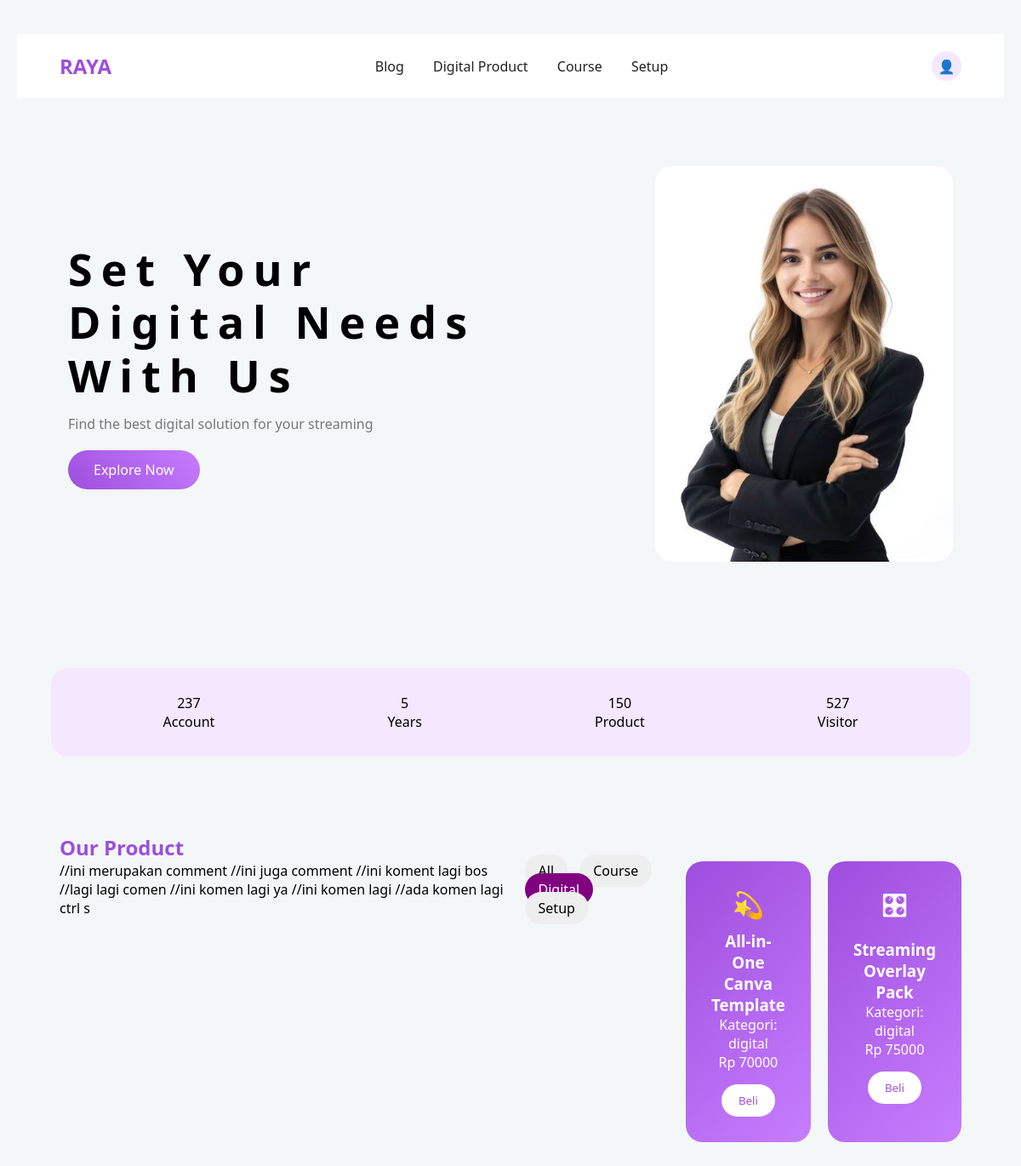
The app's page /dashboard_customer.php?category=digital with its own data.
### tables this page shows
CREATE TABLE `products` (
  `id` int(11) NOT NULL,
  `name` varchar(100) DEFAULT NULL,
  `description` text DEFAULT NULL,
  `price` int(11) DEFAULT NULL,
  `category` enum('digital','course','setup') DEFAULT NULL,
  `icon` varchar(10) NOT NULL,
  `created_at` timestamp NOT NULL DEFAULT current_timestamp()
);

### dashboard_customer.php (the view, shortened to what this page needs)
<!DOCTYPE html>
<html>
<head>
    <link rel="stylesheet" href="style.css?v=10">
</head>
<body>
<div class="navbar">
    <h2>RAYA</h2>
    <div class="menu">
        <a href="#">Blog</a>
        <a href="#">Digital Product</a>
        <a href="#">Course</a>
        <a href="#">Setup</a>
    </div>
    <div class="profile">👤</div>
</div>
<div class="hero">
    <div class="hero-text">
        <h1>Set Your Digital Needs With Us</h1>
        <p>Find the best digital solution for your streaming</p>
        <a href="#" class="hero-btn">Explore Now</a>
    </div>
    <div class="hero-img">
        <img src="assets/hero.png">
    </div>
</div>
<div class="stats">
    <div>237<br>Account</div>
    <div>5<br>Years</div>
    <div>150<br>Product</div>
    <div>527<br>Visitor</div>
</div>
<div class="products">
    <h2>Our Product</h2>
    <div class="product-list">
<?php
include "database.php";
$category = $_GET['category'] ?? '';
if ($category) {
    $data = mysqli_query($conn, "SELECT * FROM products WHERE category='$category'");
} else {
    $data = mysqli_query($conn, "SELECT * FROM products");
}
?>
<div class="filter">
    <a href="dashboard_customer.php" class="<?= !$category ? 'active' : '' ?>">All</a>
    <a href="dashboard_customer.php?category=course" class="<?= $category=='course' ? 'active' : '' ?>">Course</a>
    <a href="dashboard_customer.php?category=digital" class="<?= $category=='digital' ? 'active' : '' ?>">Digital</a>
    <a href="dashboard_customer.php?category=setup" class="<?= $category=='setup' ? 'active' : '' ?>">Setup</a>
</div>
<?php while ($row = mysqli_fetch_assoc($data)) { ?>
    <div class="card">
        <div class="card-icon"><?= $row['icon']; ?></div>
        <h3><?= $row['name']; ?></h3>
        <p>Kategori: <?= $row['category']; ?></p>
        <p>Rp <?= $row['price']; ?></p>
        <button>Beli</button>
    </div>
<?php } ?>
    </div>
</div>
</body>
</html>

### style.css (style rules this page uses)
:root { --primary: #9d4edd; --primary-soft: #f3e8ff; --text: #222; --subtext: #777; --bg: #ffffff; }
.navbar { display: flex; justify-content: space-between; align-items: center; padding: 20px 50px; background: white; }
.navbar h2 { color: var(--primary); }
.menu a { margin: 0 15px; color: var(--text); text-decoration: none; transition: 0.3s; }
.profile { width: 35px; height: 35px; background: var(--primary-soft); border-radius: 50%; display: flex; justify-content: center; align-items: center; font-size: 16px; }
.hero { display: flex; padding: 80px 60px; align-items: center; justify-content: space-between; }
.hero-text { max-width: 500px; }
.hero-text h1 { font-size: 52px; font-weight: 700; line-height: 1.2; }
.hero-text p { color: var(--subtext); margin-top: 15px; font-size: 16px; }
.hero-btn { display: inline-block; margin-top: 20px; padding: 12px 30px; background: linear-gradient(45deg, #9d4edd, #c77dff); color: white; border-radius: 25px; text-decoration: none; transition: 0.3s; }
.hero-img img { width: 350px; border-radius: 20px; }
.stats { display: flex; justify-content: space-around; background: var(--primary-soft); border-radius: 20px; margin: 40px; padding: 30px; }
.stats div { text-align: center; font-weight: 500; }
.products { padding: 50px; }
.products h2 { color: var(--primary); }
.product-list { display: flex; gap: 20px; }
.card { flex: 1; padding: 30px; border-radius: 20px; background: linear-gradient(135deg, #9d4edd, #c77dff); color: white; text-align: center; transition: 0.3s; }
.card-icon { font-size: 30px; margin-bottom: 10px; }
.card button { margin-top: 15px; padding: 10px 20px; border: none; background: white; color: #9d4edd; border-radius: 20px; cursor: pointer; }
body { margin: 0; font-family: Arial, sans-serif; background: #f5f5f5; }
h1 { font-size: 60px; letter-spacing: 10px; }
.filter { margin-bottom: 20px; }
.filter a { margin-right: 10px; padding: 8px 16px; border-radius: 20px; background: #eee; text-decoration: none; color: black; }
.filter a.active { background: purple; color: white; }
* { margin: 0; padding: 0; box-sizing: border-box; font-family: 'Segoe UI', Roboto, Helvetica, Arial, sans-serif; }
body { background-color: #f3f7f7; }
body { background-color: #f3f7f7; padding: 40px 20px; }

### records on screen
products: icon "💫", name "All-in-One Canva Template", category "digital", price "70000"
products: icon "🎛", name "Streaming Overlay Pack", category "digital", price "75000"
